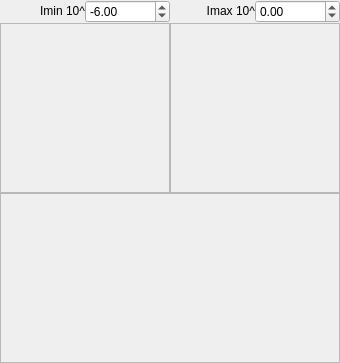
       <widget class="QWidget" name="gisansTab">
        <attribute name="title">
         <string>GISANS Preview</string>
        </attribute>
        <layout class="QGridLayout" name="gridLayout_13">
         <property name="margin">
          <number>0</number>
         </property>
         <property name="spacing">
          <number>0</number>
         </property>
         <item row="1" column="0">
          <widget class="PersistentFrame" name="frame_gisans_pp">
           <property name="sizePolicy">
            <sizepolicy hsizetype="Preferred" vsizetype="Preferred">
             <horstretch>0</horstretch>
             <verstretch>1</verstretch>
            </sizepolicy>
           </property>
           <property name="frameShape">
            <enum>QFrame::StyledPanel</enum>
           </property>
           <property name="frameShadow">
            <enum>QFrame::Raised</enum>
           </property>
           <layout class="QVBoxLayout" name="verticalLayout_20">
            <item>
             <widget class="MPLWidget" name="gisans_pp" native="true">
              <property name="minimumSize">
               <size>
                <width>150</width>
                <height>150</height>
               </size>
              </property>
             </widget>
            </item>
           </layout>
          </widget>
         </item>
         <item row="1" column="1">
          <widget class="PersistentFrame" name="frame_gisans_mm">
           <property name="frameShape">
            <enum>QFrame::StyledPanel</enum>
           </property>
           <property name="frameShadow">
            <enum>QFrame::Raised</enum>
           </property>
           <layout class="QVBoxLayout" name="verticalLayout_21">
            <item>
             <widget class="MPLWidget" name="gisans_mm" native="true">
              <property name="sizePolicy">
               <sizepolicy hsizetype="Preferred" vsizetype="Preferred">
                <horstretch>0</horstretch>
                <verstretch>1</verstretch>
               </sizepolicy>
              </property>
              <property name="minimumSize">
               <size>
                <width>150</width>
                <height>150</height>
               </size>
              </property>
             </widget>
            </item>
           </layout>
          </widget>
         </item>
         <item row="2" column="0" colspan="2">
          <widget class="PersistentFrame" name="frame_gisans_sf">
           <property name="sizePolicy">
            <sizepolicy hsizetype="Preferred" vsizetype="Preferred">
             <horstretch>0</horstretch>
             <verstretch>1</verstretch>
            </sizepolicy>
           </property>
           <property name="frameShape">
            <enum>QFrame::StyledPanel</enum>
           </property>
           <property name="frameShadow">
            <enum>QFrame::Raised</enum>
           </property>
           <layout class="QHBoxLayout" name="horizontalLayout_4">
            <item>
             <widget class="MPLWidget" name="gisans_pm" native="true">
              <property name="minimumSize">
               <size>
                <width>150</width>
                <height>150</height>
               </size>
              </property>
             </widget>
            </item>
            <item>
             <widget class="MPLWidget" name="gisans_mp" native="true">
              <property name="minimumSize">
               <size>
                <width>150</width>
                <height>105</height>
               </size>
              </property>
             </widget>
            </item>
           </layout>
          </widget>
         </item>
         <item row="0" column="0" colspan="2">
          <layout class="QHBoxLayout" name="horizontalLayout_14">
           <item>
            <widget class="QLabel" name="label_16">
             <property name="sizePolicy">
              <sizepolicy hsizetype="Preferred" vsizetype="Fixed">
               <horstretch>0</horstretch>
               <verstretch>0</verstretch>
              </sizepolicy>
             </property>
             <property name="text">
              <string>Imin 10^</string>
             </property>
             <property name="alignment">
              <set>Qt::AlignRight|Qt::AlignTrailing|Qt::AlignVCenter</set>
             </property>
            </widget>
           </item>
           <item>
            <widget class="QDoubleSpinBox" name="gisansImin">
             <property name="minimum">
              <double>-20.000000000000000</double>
             </property>
             <property name="maximum">
              <double>2.000000000000000</double>
             </property>
             <property name="singleStep">
              <double>0.250000000000000</double>
             </property>
             <property name="value">
              <double>-6.000000000000000</double>
             </property>
            </widget>
           </item>
           <item>
            <widget class="QLabel" name="label_32">
             <property name="sizePolicy">
              <sizepolicy hsizetype="Preferred" vsizetype="Fixed">
               <horstretch>0</horstretch>
               <verstretch>0</verstretch>
              </sizepolicy>
             </property>
             <property name="text">
              <string>Imax 10^</string>
             </property>
             <property name="alignment">
              <set>Qt::AlignRight|Qt::AlignTrailing|Qt::AlignVCenter</set>
             </property>
            </widget>
           </item>
           <item>
            <widget class="QDoubleSpinBox" name="gisansImax">
             <property name="minimum">
              <double>-20.000000000000000</double>
             </property>
             <property name="maximum">
              <double>2.000000000000000</double>
             </property>
             <property name="singleStep">
              <double>0.250000000000000</double>
             </property>
            </widget>
           </item>
          </layout>
         </item>
        </layout>
       </widget>
